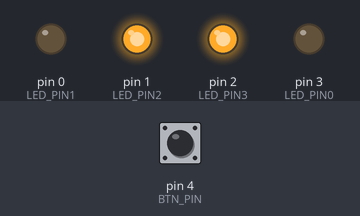
A sketch run on a simulated Arduino Uno, built with avr-gcc and run on an emulated ATmega328P. Parts: output pins drawn as LEDs (lit = HIGH). The inputs (shaded band) are chosen by the test bench; at power-on: pin 4 (BTN_PIN) HIGH. Random numbers use the default seed unless the sketch sets one.

Above: at 1.2 s.
1.3 s: pin 4 (BTN_PIN) pulsed LOW 2 times (0.12 s each, 0.3 s apart)
At 2.26 s:
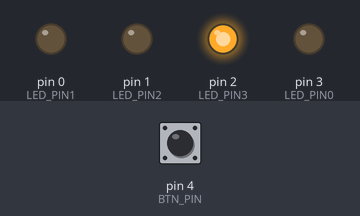
At 2.72 s:
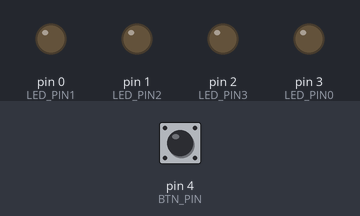
4.3 s: pin 4 (BTN_PIN) pulled LOW for 0.15 s
At 4.42 s:
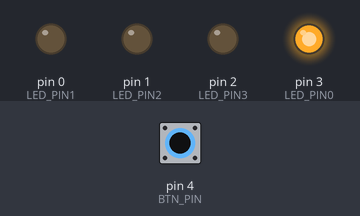
7.3 s: pin 4 (BTN_PIN) pulsed LOW 5 times (0.12 s each, 0.3 s apart)
11.4 s: pin 4 (BTN_PIN) pulled LOW for 1 s
15.4 s: pin 4 (BTN_PIN) pulled LOW for 3.2 s
Timing chart, 0 to 28.6 s (numbered marks = the images above; inputs shaded):
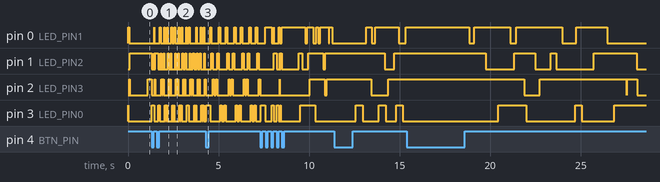

The sketch:

BinTime.ino
```cpp
#define BTN_PIN 4 // pin 1000 4
#define LED_PIN0 3 // pin 1000 3
#define LED_PIN1 0 // pin 1000 0
#define LED_PIN2 1 // pin 1000 1
#define LED_PIN3 2 // pin 0001 2
uint32_t realTime = 0; //время системы
uint32_t timeLED = 0; // вренмя переключения полоски светодиодов
uint32_t viewTimeLED = 0; // вренмя переключения светодиода
uint32_t nextModeTime = 0; // вренмя переключения следующего режима
uint8_t mode = 0;
uint16_t randCoef = 0;
uint16_t speedCoef = 10;
boolean flag = false;

boolean flag0 = false;
boolean flag1 = false;
boolean flag2 = false;
boolean flag3 = false;
uint8_t time0 = 0;
uint8_t time1 = 4;
uint8_t time2 = 3;
uint8_t time3 = 2;


void turnON();
void viewTime();
void binaryRevert(uint8_t timer);
void timeFlow();
void turnLed(boolean timer0, boolean timer1, boolean timer2, boolean timer3);
void loopLED(int timeNextLED);
void randomLED(int timeNextLED);


void setup() {
  pinMode(LED_PIN0, OUTPUT);
  pinMode(LED_PIN1, OUTPUT);
  pinMode(LED_PIN2, OUTPUT);
  pinMode(LED_PIN3, OUTPUT);
  pinMode(BTN_PIN, INPUT_PULLUP);
  //Serial.begin(9600);
  digitalWrite(LED_PIN0, 0);
  digitalWrite(LED_PIN1, 0);
  digitalWrite(LED_PIN2, 0);
  digitalWrite(LED_PIN3, 0);

}

void loop() {

  if ((millis() - realTime) > 60000) {
    realTime = millis();
    timeFlow();
    //    Serial.print(time3);
    //    Serial.print(time2);
    //    Serial.print(":");
    //    Serial.print(time1);
    //    Serial.print(time0);
    //    Serial.println();
  }


  if (digitalRead(BTN_PIN) == false) {

    if (flag == false && millis() - nextModeTime < 500 && millis() - nextModeTime > 50) {
      mode ++;
      timeLED = 0;
      viewTimeLED = 0;
    }
    if (flag == false) {
      speedCoef += speedCoef;
      //Serial.print("rsefanGSKgnefklsbdgrnsan");
    }
    if (mode == 3) {
      mode = 0;
    }
    if (speedCoef > 1000) {
      speedCoef = 10;
    }

    timeLED = millis();
    viewTimeLED = millis();
    nextModeTime = millis();

    flag = true;
  }
  else {
    flag = false;
  }


  switch (mode) {
    case 0:
      turnON();
      viewTime();
      //Serial.println("q");
      break;
    case 1:
      loopLED(speedCoef);
      //Serial.println("w");
      break;
    case 2:
      randomLED(speedCoef);
      //Serial.println("r");
      break;

  }

}

void turnON() {
  if (millis() - timeLED > 0 && millis() - timeLED < 20) {
    turnLed(1, 0, 0, 0);
  }
  if (millis() - timeLED > 20 && millis() - timeLED < 40) {
    turnLed(0, 1, 0, 0);
  }
  if (millis() - timeLED > 40 && millis() - timeLED < 60) {
    turnLed(0, 0, 1, 0);
  }
  if (millis() - timeLED > 60 && millis() - timeLED < 80) {
    turnLed(0, 0, 0, 1);
  }
}


void timeFlow() {
  time0++;
  if (time0 == 10) {
    time0 = 0;
    time1++;
  }
  if (time1 == 6) {
    time1 = 0;
    time2++;
  }
  if (time2 == 10) {
    time2 = 0;
    time3++;
  }
  if (time3 == 2 && time2 == 4) {
    time3 = 0;
    time2 = 0;
  }
}


void viewTime() {
  if (millis() - viewTimeLED > 90 && millis() - viewTimeLED < 1000) {
    binaryRevert(time3);
  }
  if (millis() - viewTimeLED > 1000 && millis() - viewTimeLED < 1005) {
    timeLED = millis();
  }
  if (millis() - viewTimeLED > 1090 && millis() - viewTimeLED < 2000) {
    binaryRevert(time2);
  }
  if (millis() - viewTimeLED > 2000 && millis() - viewTimeLED < 2005) {
    timeLED = millis();
  }
  if (millis() - viewTimeLED > 2090 && millis() - viewTimeLED < 3000) {
    binaryRevert(time1);
  }
  if (millis() - viewTimeLED > 3000 && millis() - viewTimeLED < 3005) {
    timeLED = millis();
  }
  if (millis() - viewTimeLED > 3090 && millis() - viewTimeLED < 4000) {
    binaryRevert(time0);
  }
  if (millis() - viewTimeLED > 4000 && millis() - viewTimeLED < 4005) {
    timeLED = millis();
  }
  if (millis() - viewTimeLED > 4090) {
    binaryRevert(0);
  }
}

void binaryRevert(uint8_t timer) {
  switch (timer) {
    case 0:
      turnLed(0, 0, 0, 0);
      break;
    case 1:
      turnLed(0, 0, 0, 1);
      break;
    case 2:
      turnLed(0, 0, 1, 0);
      break;
    case 3:
      turnLed(0, 0, 1, 1);
      break;
    case 4:
      turnLed(0, 1, 0, 0);
      break;
    case 5:
      turnLed(0, 1, 0, 1);
      break;
    case 6:
      turnLed(0, 1, 1, 0);
      break;
    case 7:
      turnLed(0, 1, 1, 1);
      break;
    case 8:
      turnLed(1, 0, 0, 0);
      break;
    case 9:
      turnLed(1, 0, 0, 1);
      break;
  }
}

void turnLed(boolean timer0, boolean timer1, boolean timer2, boolean timer3) {
  digitalWrite(LED_PIN0, timer0);
  digitalWrite(LED_PIN1, timer1);
  digitalWrite(LED_PIN2, timer2);
  digitalWrite(LED_PIN3, timer3);
}

void loopLED(int timeNextLED) {
  if (millis() - timeLED > timeNextLED * 0 && millis() - timeLED < timeNextLED * 1) {
    turnLed(1, 0, 0, 0);
  }
  if (millis() - timeLED > timeNextLED * 1 && millis() - timeLED < timeNextLED * 2) {
    turnLed(0, 1, 0, 0);
  }
  if (millis() - timeLED > timeNextLED * 2 && millis() - timeLED < timeNextLED * 3) {
    turnLed(0, 0, 1, 0);
  }
  if (millis() - timeLED > timeNextLED * 3 && millis() - timeLED < timeNextLED * 4) {
    turnLed(0, 0, 0, 1);
  }
  if (millis() - timeLED > timeNextLED * 4 && millis() - timeLED < timeNextLED * 5) {
    turnLed(0, 0, 0, 0);
  }
  if (millis() - timeLED > timeNextLED * 5 && millis() - timeLED < timeNextLED * 6) {
    turnLed(0, 0, 0, 1);
  }
  if (millis() - timeLED > timeNextLED * 6 && millis() - timeLED < timeNextLED * 7) {
    turnLed(0, 0, 1, 0);
  }
  if (millis() - timeLED > timeNextLED * 7 && millis() - timeLED < timeNextLED * 8) {
    turnLed(0, 1, 0, 0);
  }
  if (millis() - timeLED > timeNextLED * 8 && millis() - timeLED < timeNextLED * 9) {
    turnLed(1, 0, 0, 0);
  }
  if (millis() - timeLED > timeNextLED * 9 && millis() - timeLED < timeNextLED * 10) {
    turnLed(0, 0, 0, 0);
  }
  if (millis() - timeLED > timeNextLED * 10 ) {
    timeLED = millis();
  }
}

void randomLED(int timeNextLED) {

  turnLed(flag0, flag1, flag2, flag3);
  if (millis() - timeLED > randCoef ) {
    randCoef = random(timeNextLED * 10);
    timeLED = millis();
    byte randMode = random(4);
    switch (randMode) {
      case 0:
        flag0 = !flag0;
        break;
      case 1:
        flag1 = !flag1;
        break;
      case 2:
        flag2 = !flag2;
        break;
      case 3:
        flag3 = !flag3;
        break;
    }
  }
}
```

Measured:
- after the input at 1.3 s, pin 3 (LED_PIN0): LOW → HIGH at once, → LOW 0.14 s later, → HIGH 0.22 s later, → LOW 0.10 s later, … (26 changes in this stretch)
